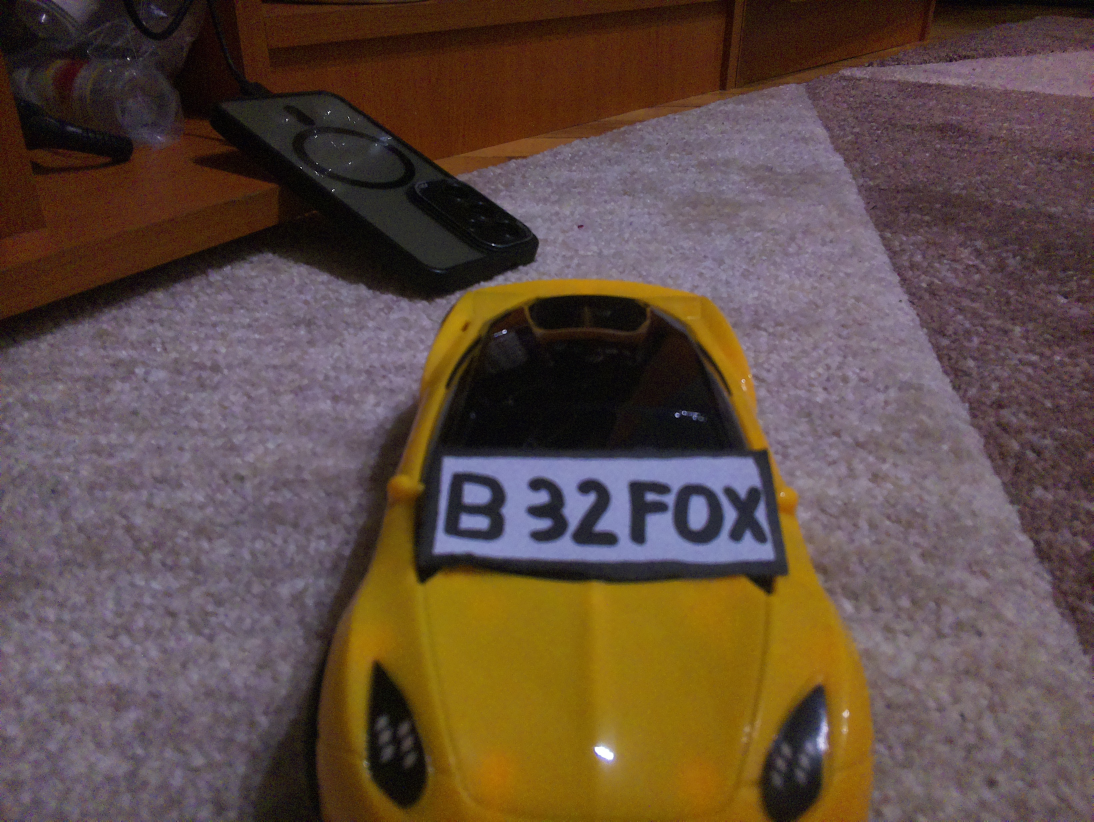
#> input picture photo1.jpg, 3280 x 2464 px, found by its file name (shown at 1/3 size)
$ python carLicensePlateRecognition2.py
#> lines starting #> are read from the running program, lines starting #| are printed output that depends on the picture; after the words box and inside, x2 and y2 are one past the last pixel; in counts of white or black regions, pixels touching at a corner belong together
import cv2
import imutils
import numpy as np
import pytesseract
from PIL import Image

def order_points(pts):
    rect = np.zeros((4, 2), dtype="float32")
    s = pts.sum(axis=1)
    rect[0] = pts[np.argmin(s)]     # top-left
    rect[2] = pts[np.argmax(s)]     # bottom-right
    diff = np.diff(pts, axis=1)
    rect[1] = pts[np.argmin(diff)]  # top-right
    rect[3] = pts[np.argmax(diff)]  # bottom-left
    return rect

def four_point_transform(image, pts):
    rect = order_points(pts)
    (tl, tr, br, bl) = rect

    widthA = np.linalg.norm(br - bl)
    widthB = np.linalg.norm(tr - tl)
    heightA = np.linalg.norm(tr - br)
    heightB = np.linalg.norm(tl - bl)

    maxWidth = max(int(widthA), int(widthB))
    maxHeight = max(int(heightA), int(heightB))

    dst = np.array([
        [0, 0],
        [maxWidth - 1, 0],
        [maxWidth - 1, maxHeight - 1],
        [0, maxHeight - 1]
    ], dtype="float32")

    M = cv2.getPerspectiveTransform(rect, dst)
    warped = cv2.warpPerspective(image, M, (maxWidth, maxHeight))
    return warped

def unsharp_mask(image, kernel_size=(5, 5), sigma=1.0, amount=1.5, threshold=0):
    blurred = cv2.GaussianBlur(image, kernel_size, sigma)
    sharpened = float(amount + 1) * image - float(amount) * blurred
    sharpened = np.clip(sharpened, 0, 255).astype(np.uint8)
    if threshold > 0:
        low_contrast_mask = np.abs(image - blurred) < threshold
        np.copyto(sharpened, image, where=low_contrast_mask)
    return sharpened

# Read and resize input
img = cv2.imread('photo1.jpg')
#> img is the input picture: shape (2464, 3280, 3); mean B, G, R 67.6, 76.5, 95.2
if img is None:
    print("Eroare: imaginea nu a fost gasita.")
    exit()

img = cv2.resize(img, (620, 480))
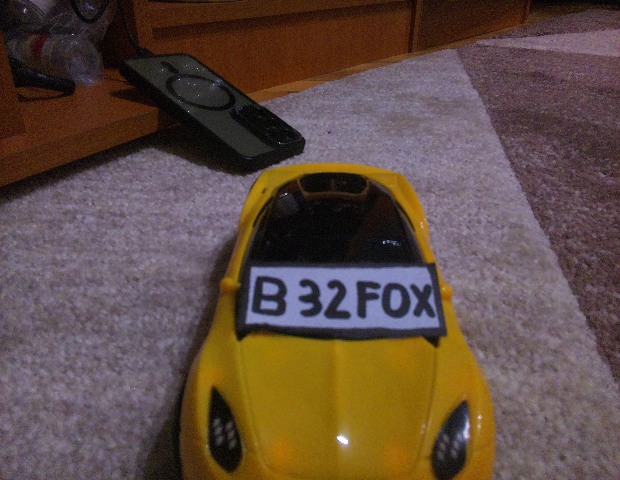
#> img: shape (480, 620, 3); mean B, G, R 67.5, 76.4, 95.1

# Preprocess image
gray = cv2.cvtColor(img, cv2.COLOR_BGR2GRAY)
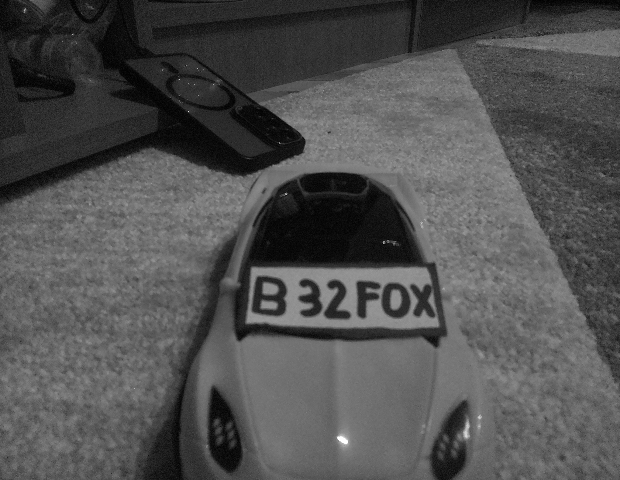
#> gray: shape (480, 620); min 0, max 255, mean 81
gray = cv2.bilateralFilter(gray, 11, 17, 17)

# Optional sharpening of full image (can improve contour detection)
gray = unsharp_mask(gray)
#> in unsharp_mask, `sharpened = float(amount + 1) * image - float(amount) * blurred`:
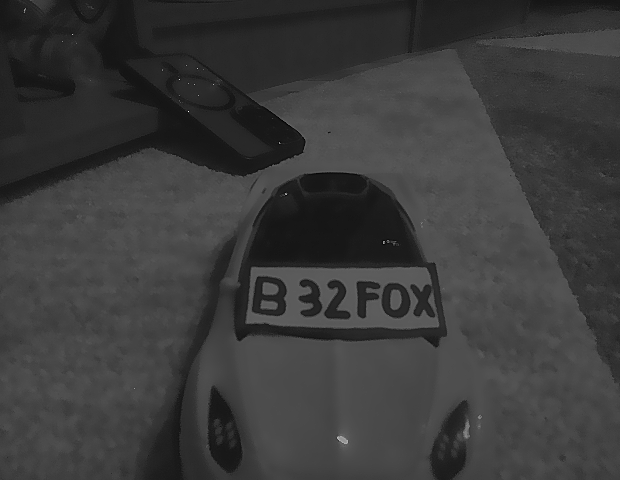
#> sharpened: shape (480, 620) float64; min -35.5, max 463, mean 81; drawn with min black and max white

cv2.imshow("gray", gray)
cv2.waitKey(0)

# Edge detection
edged = cv2.Canny(gray, 30, 200)
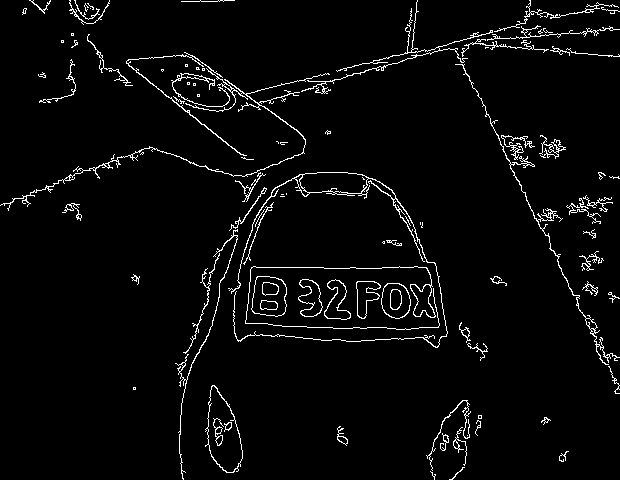
#> edged: shape (480, 620); 3.5% white in thin lines or dots
cv2.imshow("edged", edged)
cv2.waitKey(0)

# Detect contours
cnts = cv2.findContours(edged.copy(), cv2.RETR_TREE, cv2.CHAIN_APPROX_SIMPLE)
#> cnts = 222 contours, 155 with area under 20; largest, box (x1, y1, x2, y2) and area: (205, 385, 243, 473) 2010, (207, 385, 243, 473) 1967, (228, 172, 448, 348) 1514, (299, 172, 369, 194) 1214, (251, 276, 287, 317) 1178
cnts = imutils.grab_contours(cnts)
cnts = sorted(cnts, key=cv2.contourArea, reverse=True)[:10]
#> cnts = 10 contours; largest, box (x1, y1, x2, y2) and area: (205, 385, 243, 473) 2010, (207, 385, 243, 473) 1967, (228, 172, 448, 348) 1514, (299, 172, 369, 194) 1214, (251, 276, 287, 317) 1178
screenCnt = None

for c in cnts:
    peri = cv2.arcLength(c, True)
    approx = cv2.approxPolyDP(c, 0.018 * peri, True)
    if len(approx) == 4:
        screenCnt = approx
        break
#> this loop made 10 passes
#> peri on passes 1 to 10: 252.2, 227.5, 1933.9, 194.7, 137, 134.7, 109.3, 106.9, 145.3, 149.5

if screenCnt is None:
    print("No contour detected.")
    exit()
#> (the program exits here)

$ run again, with input.jpg copied over photo1.jpg
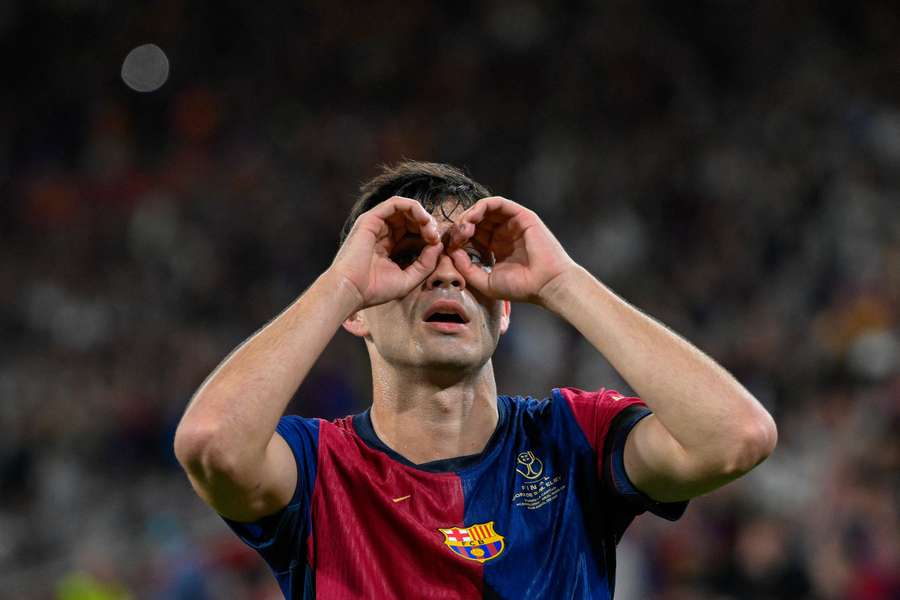
#> input picture input.jpg, 900 x 600 px, found by its file name
#> img is the input picture: shape (600, 900, 3); mean B, G, R 46, 47.1, 60.2
#> img: shape (480, 620, 3)
#> in unsharp_mask, `sharpened = float(amount + 1) * image - float(amount) * blurred`:
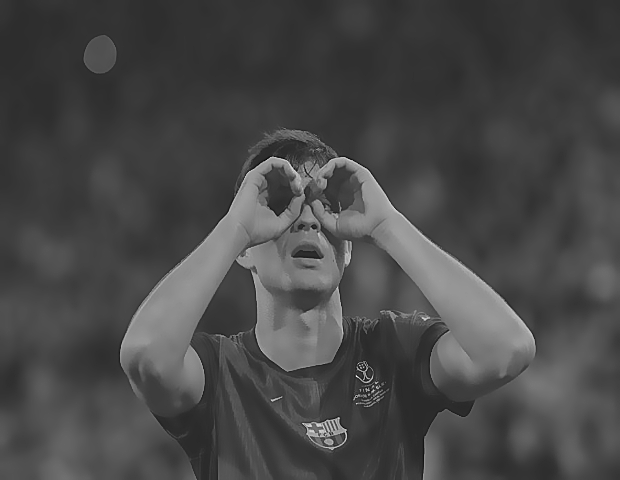
#> sharpened: shape (480, 620) float64; min -67, max 345.5, mean 50.7; drawn with min black and max white
#> `edged = cv2.Canny(gray, 30, 200)`:
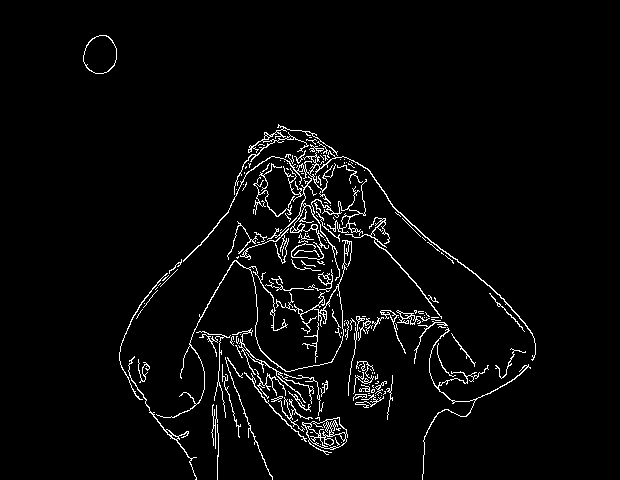
#> edged: shape (480, 620); 3.5% white in thin lines or dots, all inside (x1, y1, x2, y2) = (83, 35, 536, 480)
#> `cnts = cv2.findContours(edged.copy(), cv2.RETR_TREE, cv2.CHAIN_APPROX_..`: cnts = 285 contours, 238 with area under 20; largest, box (x1, y1, x2, y2) and area: (83, 35, 117, 74) 993, (83, 35, 117, 74) 967, (302, 417, 348, 455) 950, (183, 150, 536, 361) 329, (267, 168, 367, 281) 327
#> `cnts = sorted(cnts, key=cv2.contourArea, reverse=True)[:10]`: cnts = 10 contours; largest, box (x1, y1, x2, y2) and area: (83, 35, 117, 74) 993, (83, 35, 117, 74) 967, (302, 417, 348, 455) 950, (183, 150, 536, 361) 329, (267, 168, 367, 281) 327
#> the loop `for c in cnts:` made 10 passes
#> peri on passes 1 to 8: 118.6, 119.1, 215.5, 1562.1, 1543.7, 2054.3, 162.5, 112.3

$ run again, with photo.jpg copied over photo1.jpg
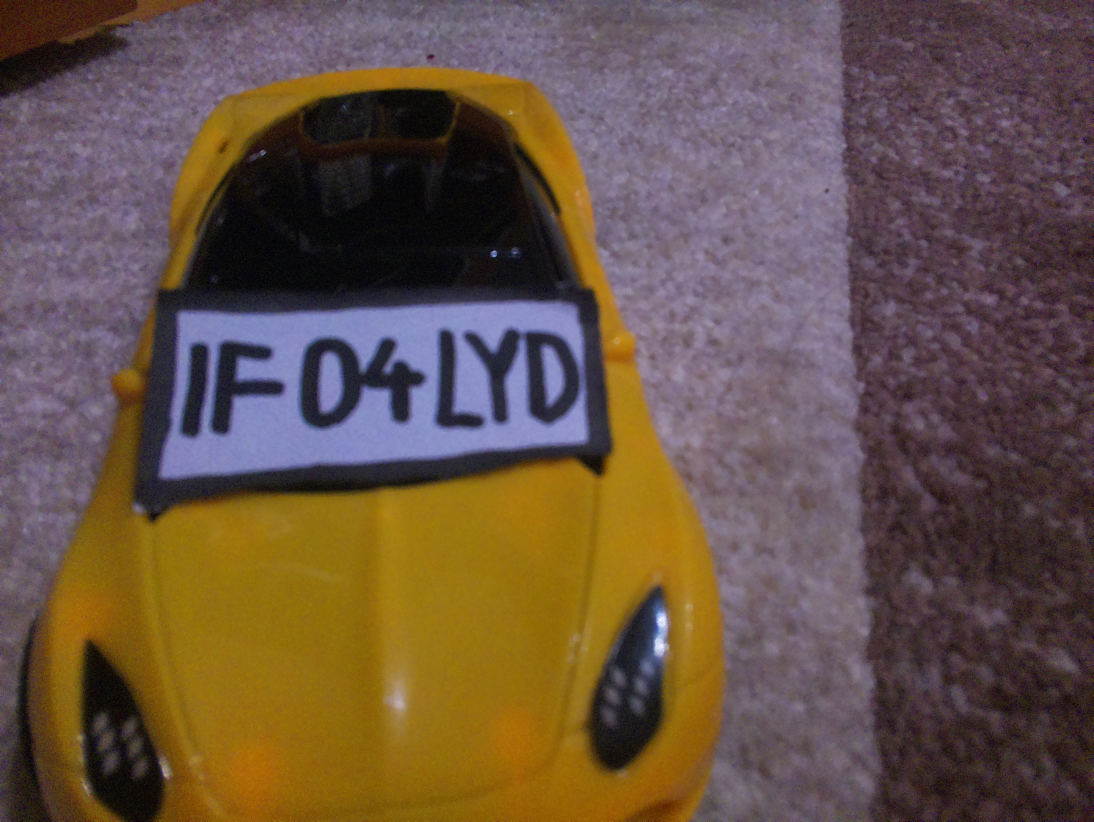
#> input picture photo.jpg, 3280 x 2464 px, found by its file name (shown at 1/3 size)
#> img is the input picture: shape (2464, 3280, 3); mean B, G, R 69.9, 83, 103
#> img: shape (480, 620, 3)
#> `gray = cv2.cvtColor(img, cv2.COLOR_BGR2GRAY)`:
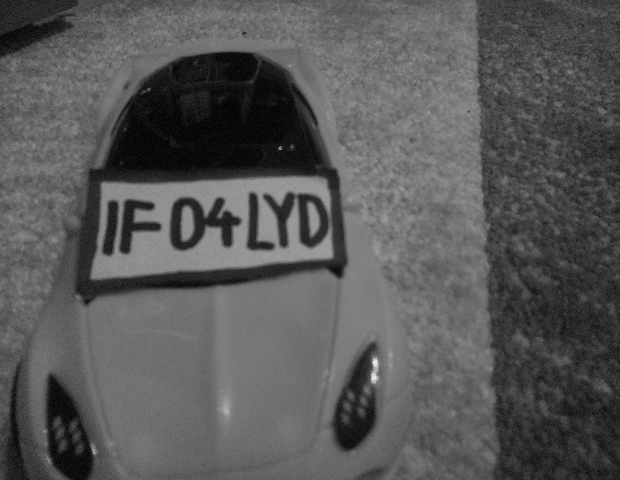
#> gray: shape (480, 620); min 0, max 240, mean 87.3
#> `edged = cv2.Canny(gray, 30, 200)`:
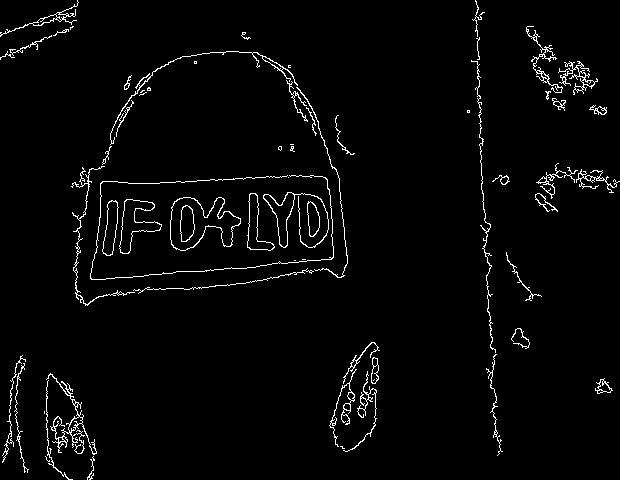
#> edged: shape (480, 620); 2.7% white in thin lines or dots
#> `cnts = cv2.findContours(edged.copy(), cv2.RETR_TREE, cv2.CHAIN_APPROX_..`: cnts = 162 contours, 103 with area under 20; largest, box (x1, y1, x2, y2) and area: (170, 197, 241, 251) 2278, (170, 197, 241, 251) 2210, (119, 199, 162, 254) 964, (119, 199, 162, 254) 944, (263, 192, 329, 248) 708
#> `cnts = sorted(cnts, key=cv2.contourArea, reverse=True)[:10]`: cnts = 10 contours; largest, box (x1, y1, x2, y2) and area: (170, 197, 241, 251) 2278, (170, 197, 241, 251) 2210, (119, 199, 162, 254) 964, (119, 199, 162, 254) 944, (263, 192, 329, 248) 708
#> the loop `for c in cnts:` made 10 passes
#> peri on passes 1 to 8: 312.5, 305.7, 223.3, 221.8, 469.7, 164.4, 164.4, 161.3
